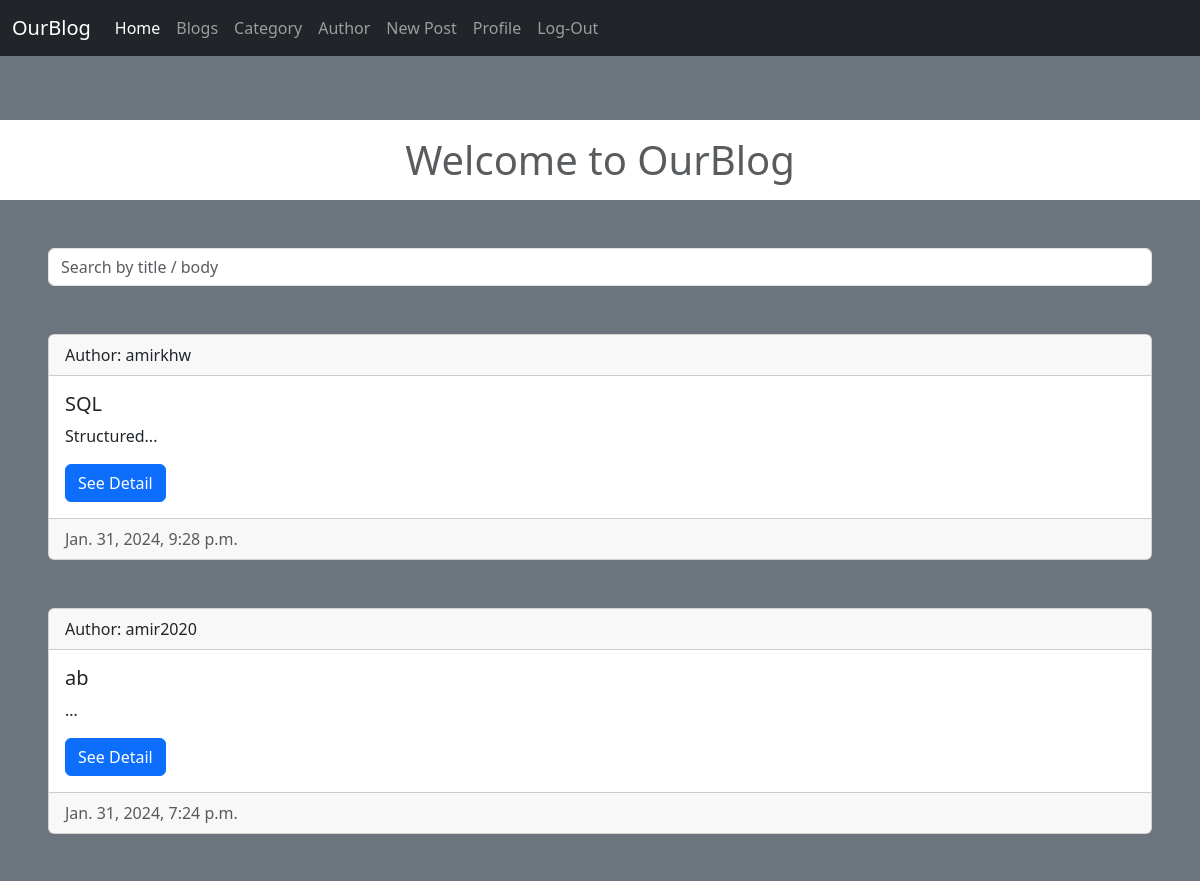
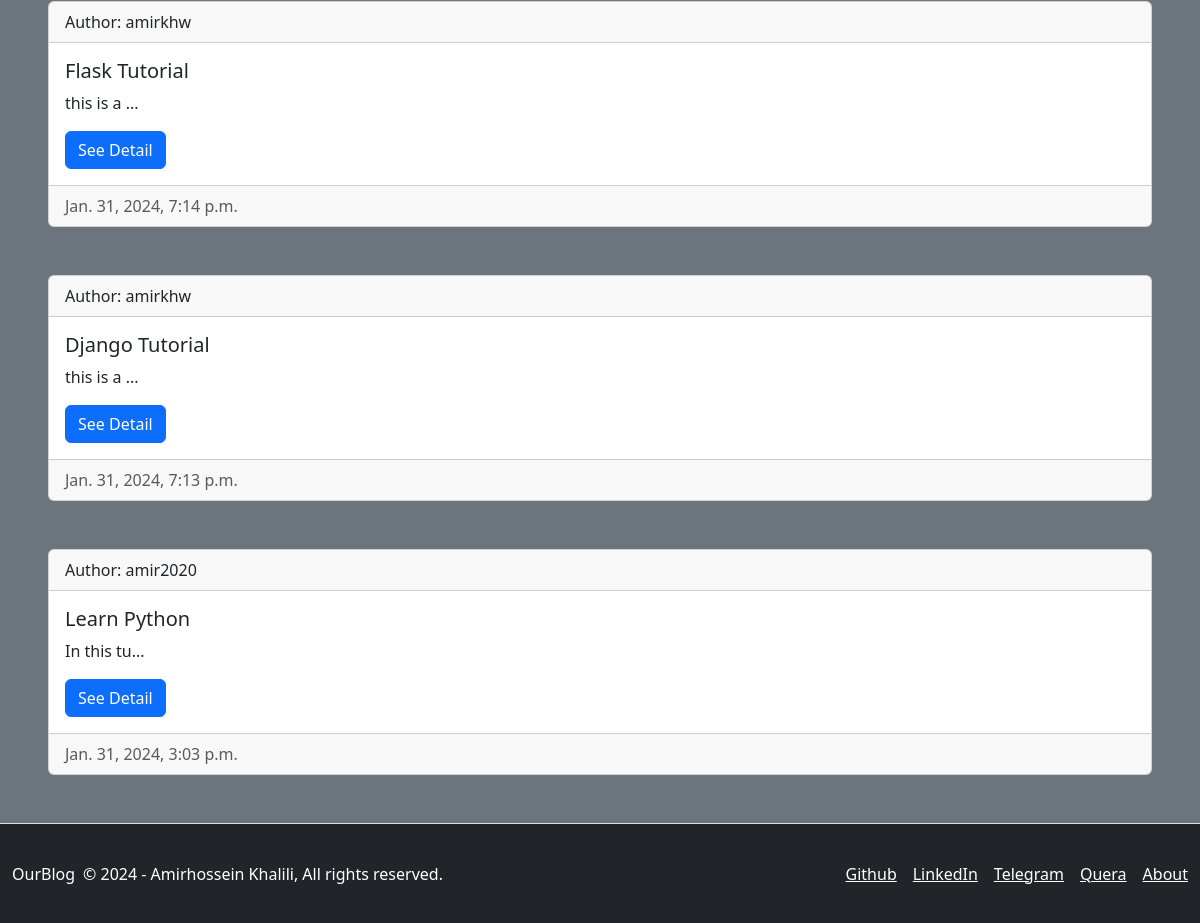
The page /posts/list/ (signed in) on the database as committed earlier (2 pictures, top to bottom).
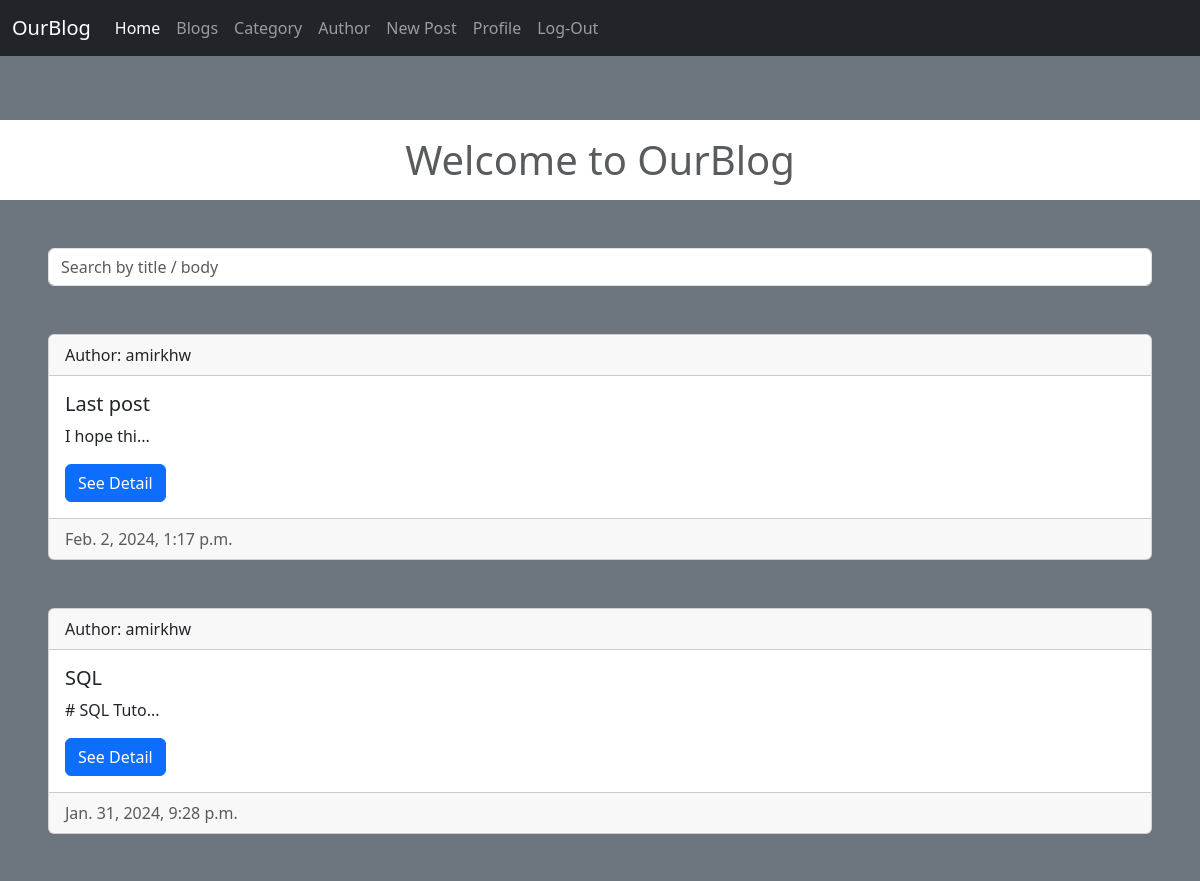
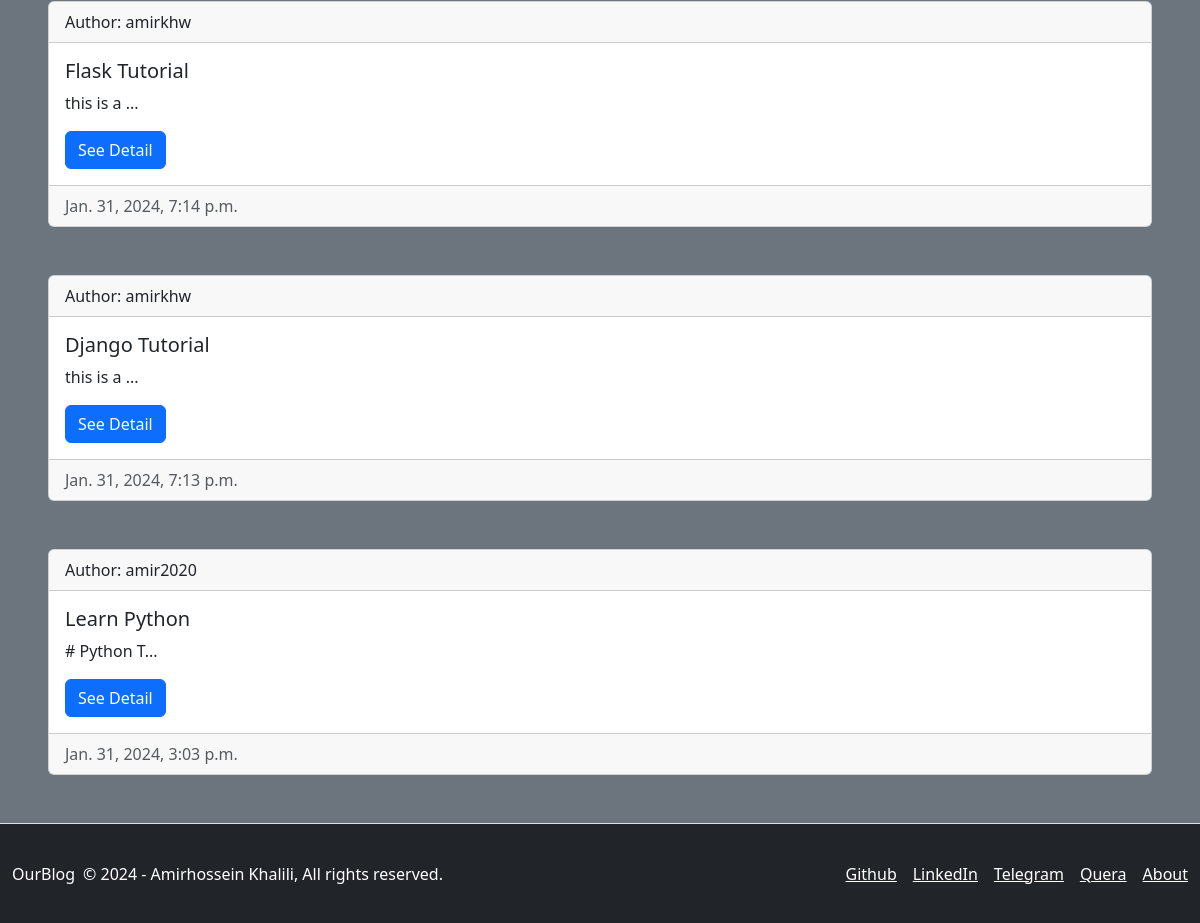
The same page on the database as committed later (2 pictures, top to bottom).
### apps/posts/models.py (models this page shows, shortened)
class Post(models.Model):
    title = models.CharField(max_length=255)
    body = models.TextField(blank=True, null=True)
    author = models.ForeignKey(User, on_delete=models.CASCADE, related_name='posts')
    category = models.ForeignKey(Category, on_delete=models.SET_NULL, related_name='posts', null=True)
    created_at = models.DateTimeField(auto_now_add=True)
    last_modified = models.DateTimeField(auto_now=True)

### apps/users/models.py (models this page shows, shortened)
class User(AbstractBaseUser, PermissionsMixin):
    email = models.EmailField(unique=True)
    user_name = models.CharField(max_length=255, unique=True)
    first_name = models.CharField(max_length=127, blank=False, null=False)
    last_name = models.CharField(max_length=127, blank=False, null=False)
    created_at = models.DateTimeField(auto_now_add=True)
    about = models.TextField(_('About me'), max_length=500, blank=True, null=True)
    is_staff = models.BooleanField(default=False)
    is_active = models.BooleanField(default=True)
    objects = CustomUserManager()
    USERNAME_FIELD = 'email'
    REQUIRED_FIELDS = ['user_name', 'first_name', 'last_name']

### apps/posts/views.py (the view)
# urls.py: path('list/', ListPosts.as_view(), name='list-posts'),
@method_decorator(login_required, name='dispatch')
class ListPosts(ListView):
    model = Post
    template_name = 'posts/list.html'
    context_object_name = 'posts'
    ordering = '-created_at'

### templates/posts/list.html (shortened to what this page needs)
{% extends 'base/base.html' %}
{% load crispy_forms_tags %}
{% block content %}
    <div class="container-fluid bg-secondary my-0 py-5 px-0 min-vh-100">
        <h1 class="text-center bg-white text-muted py-3 my-3">Welcome to OurBlog</h1>
        <div class="input-group my-5 px-5">
          <input id="search-bar" type="text" class="form-control" placeholder="Search by title / body"
                 name="title_body">
        </div>
        {% for post in posts %}
            <div class="card mx-5 mt-5">
              <div class="card-header">Author: {{ post.author.user_name }}</div>
              <div class="card-body">
                <h5 class="card-title">{{ post.title }}</h5>
                <p class="card-text">{{ post.body | slice:':10' }}...</p>
                <a href="{% url 'posts:detail-post' post.id %}" class="btn btn-primary">See Detail</a>
              </div>
              <div class="card-footer text-muted">{{ post.created_at }}</div>
            </div>
        {% empty %}
            <p class="text-center">No post is available</p>
        {% endfor %}
    </div>
{% endblock %}

### templates/base/base.html (shortened to what this page needs)
<!DOCTYPE html>
<html lang="en">
<head>
    <link rel="stylesheet" href="/static/css/base/base.css">
    <link rel="stylesheet" href="/static/css/base/header.css">
    <link rel="stylesheet" href="/static/css/base/footer.css">
    {% load bootstrap5 %}
    {% bootstrap_css %}
</head>
<body>
    {% include 'base/header.html' %}
    {% block content %}{% endblock %}
    {% include 'base/footer.html' %}
</body>
</html>

### templates/base/header.html (shortened to what this page needs)
<nav class="navbar navbar-dark bg-dark navbar-expand-md">
  <div class="container-fluid">
    <a class="navbar-brand" href="">OurBlog</a>
    <div class="collapse navbar-collapse" id="navbarNavAltMarkup">
      <div class="navbar-nav">
          <a class="nav-link active" aria-current="page" href="{% url 'home' %}">Home</a>
          <a class="nav-link" aria-current="page" href="{% url 'posts:list-posts' %}">Blogs</a>
          <a class="nav-link" aria-current="page" href="{% url 'posts:list-category' %}">Category</a>
          <a class="nav-link" aria-current="page" href="{% url 'posts:list-author' %}">Author</a>
          <a class="nav-link" aria-current="page" href="{% url 'posts:create' %}">New Post</a>
        {% if request.user.is_authenticated %}
          <a class="nav-link" href="{% url 'users:profile' %}">Profile</a>
          <a class="nav-link" href="{% url 'users:log-out' %}">Log-Out</a>
        {% else %}
          <a class="nav-link" href="{% url 'users:sign-up' %}">Sign-Up</a>
          <a class="nav-link" href="{% url 'users:log-in' %}">Log-In</a>
        {% endif %}
      </div>
    </div>
  </div>
</nav>

### templates/base/footer.html
<footer class="container-fluid bg-dark d-flex flex-wrap justify-content-between
                align-items-center py-3 border-top" style="height: 100px;">
    <div class="d-flex align-items-center">
      <a href="{% url 'home' %}" class="mb-3 me-2 mb-md-0 text-white text-decoration-none lh-1">OurBlog</a>
      <span class="mb-3 mb-md-0 text-white">&copy; 2024 - Amirhossein Khalili, All rights reserved.</span>
    </div>
    <ul class="nav justify-content-end list-unstyled d-flex">
      <li class="ms-3">
          <a class="text-white" target="_blank" href="https://github.com/amirkhgraphic">
              Github
          </a>
      </li>
      <li class="ms-3">
          <a class="text-white" target="_blank" href="https://www.linkedin.com/in/amirhossein-khalili-a83250271/">
              LinkedIn
          </a>
      </li>
      <li class="ms-3">
          <a class="text-white" target="_blank" href="https://t.me/Amirkh_MoD">
              Telegram
          </a>
      </li>
      <li class="ms-3">
          <a class="text-white" target="_blank" href="https://quera.org/profile/Amirkh1996">
              Quera
          </a>
      </li>
      <li class="ms-3">
          <a class="text-white" target="_blank" href="https://amirkhgraphic.github.io/Portfolio-Website/">
              About
          </a>
      </li>
    </ul>
</footer>

Rows that differ between the two databases and show on the page:
removed Post: author.user_name "amir2020", title "ab", created_at "Jan. 31, 2024, 7:24 p.m."
added Post: author.user_name "amirkhw", title "Last post", body "I hope thi", created_at "Feb. 2, 2024, 1:17 p.m."
changed Post "SQL": body "Structured" → "# SQL Tuto"
changed Post "Learn Python": body "In this tu" → "# Python T"
